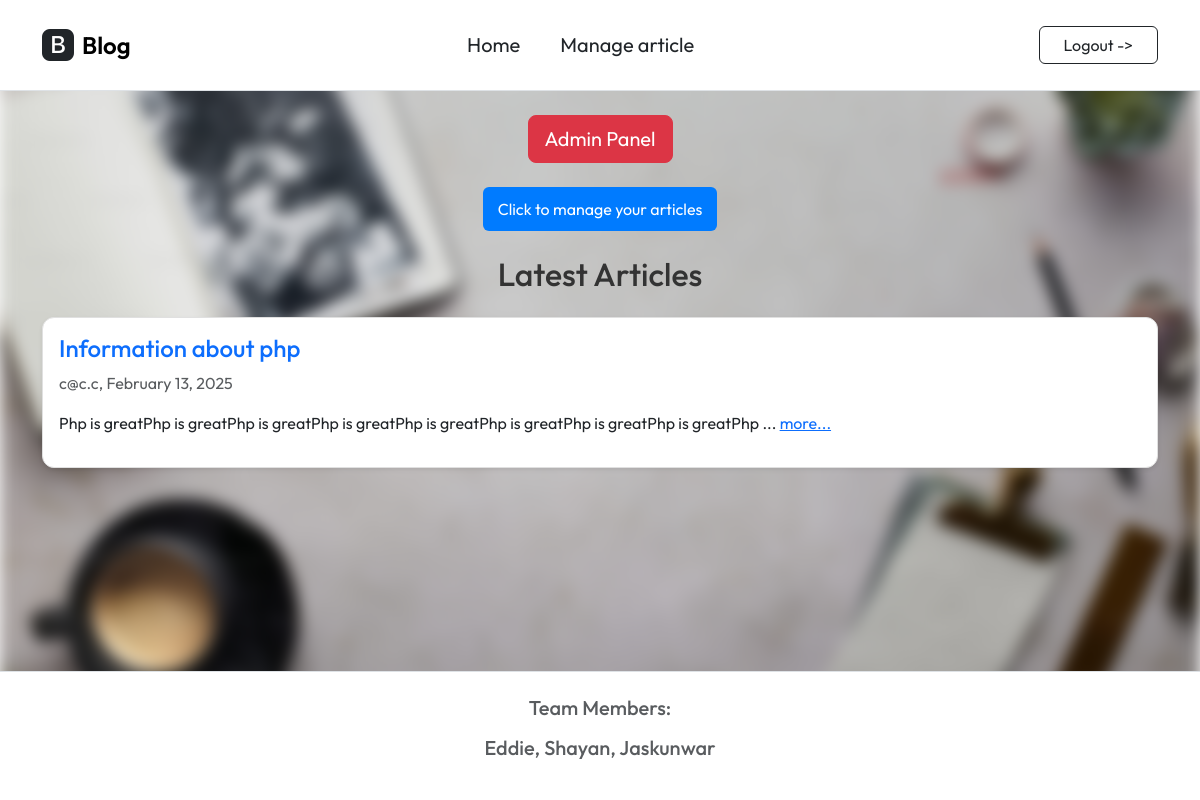
Page /home.php (signed in) on the committed database.
### tables this page shows
CREATE TABLE Articles (
    ArticleId INTEGER PRIMARY KEY AUTOINCREMENT,
    ArticleTitle VARCHAR(80),
    ArticleBody VARCHAR(500),

    CreateDate DATE,
    StartDate DATE,
    EndDate DATE,

    ContributerUsername VARCHAR(80)
);

### home.php (the view, shortened to what this page needs)
<?php
$db = new SQLite3('info.db');
$current_date = date('Y-m-d');
$query = "SELECT * FROM Articles WHERE StartDate <= '$current_date' AND EndDate >= '$current_date' ORDER BY CreateDate DESC";
$results = $db->query($query);
?>
<?php include('./inc/inc_header.php'); ?>
<?php if (isset($_SESSION['role']) && $_SESSION['role'] == 'Admin') { ?>
    <div class="container mt-4">
        <div class="text-center">
            <a href="admin.php" class="btn btn-danger btn-lg">Admin Panel</a>
        </div>
    </div>
<?php } ?>
<div class="container mt-4">
    <div class="text-center">
        <a href="write.php" class="btn btn-primary btn-lg">Click to manage your articles</a>
    </div>
</div>
<div class="container mt-4">
    <h2 class="text-center mb-4">Latest Articles</h2>
    <?php while ($row = $results->fetchArray(SQLITE3_ASSOC)) { ?>
        <div class="card mb-3 p-3 shadow-sm">
            <h4 class="text-primary"><?= htmlspecialchars($row['ArticleTitle']) ?></h4>
            <p class="text-muted">
                <?= htmlspecialchars($row['ContributerUsername']) ?>, <?= date("F j, Y", strtotime($row['CreateDate'])) ?>
            </p>
            <p>
                <span id="preview_<?= $row['ArticleId'] ?>">
                    <?= htmlspecialchars(substr($row['ArticleBody'], 0, 100)) ?>...
                </span>
                <a href="javascript:void(0);" class="text-primary" onclick="toggleArticle(<?= $row['ArticleId'] ?>)">
                    <span id="toggle_<?= $row['ArticleId'] ?>">more...</span>
                </a>
            </p>
        </div>
    <?php } ?>
</div>
<?php include('./inc/inc_footer.php'); ?>

### inc/style.css (style rules this page uses)
body { margin: 0; font-family: Arial, sans-serif; color: white; }
.card { background-color: white !important; border: 1px solid #e0e0e0; border-radius: 12px; box-shadow: 0 4px 10px rgba(0, 0, 0, 0.1); }
h2 { color: #333; margin-bottom: 1rem; }
.btn-primary { background: #007BFF; color: white; border: none; border-radius: 6px; font-size: 1rem; cursor: pointer; transition: 0.3s ease; padding: 10px 15px; display: inline-block; text-align: center; text-decoration: none; }

### inc/inc_header.php (style rules this page uses)
body { font-family: "Outfit", serif; font-optical-sizing: auto; font-style: normal; }

### rows in the picture
articles: ArticleTitle "Information about php", ContributerUsername "c@c.c", CreateDate "February 13, 2025", ArticleBody "Php is greatPhp is greatPhp is greatPhp is greatPhp is greatPhp is greatPhp is greatPhp is greatPhp"
